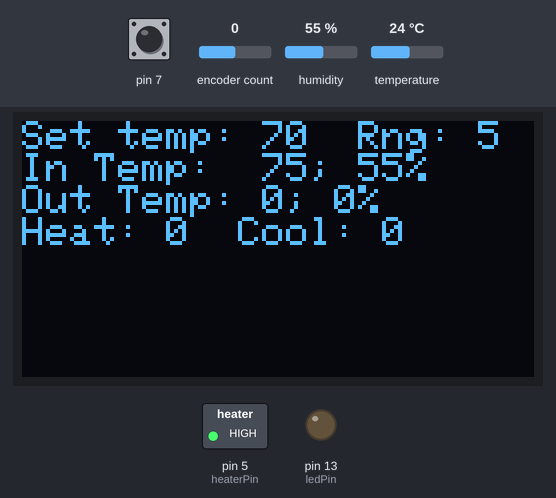
Bench run of a sketch on a simulated Arduino Uno, built with avr-gcc and run on an emulated ATmega328P. Shown: 128×64 one-colour display, switched loads named in the sketch (green lamp = pin HIGH), output pins drawn as LEDs (lit = HIGH). The inputs (shaded band) are chosen by the test bench; at power-on: pin 7 HIGH, encoder count 0, humidity 55 %, temperature 24 °C. Pins used as bus, display or sensor lines are not drawn.

Above: at 2.8 s.
2.9 s: pin 7 pulled LOW for 0.15 s
At 4.2 s:
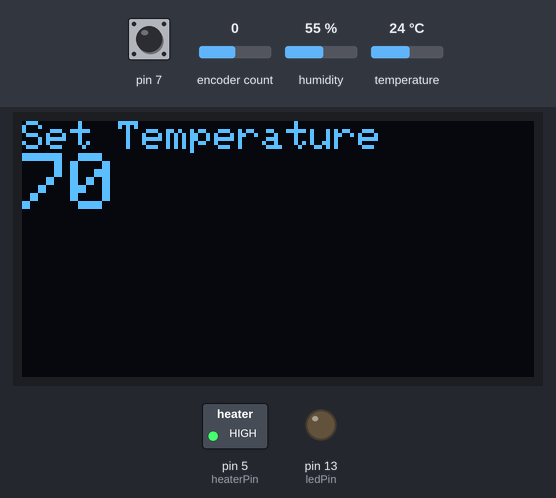
5.1 s: pin 7 pulled LOW for 0.15 s
At 7.0 s:
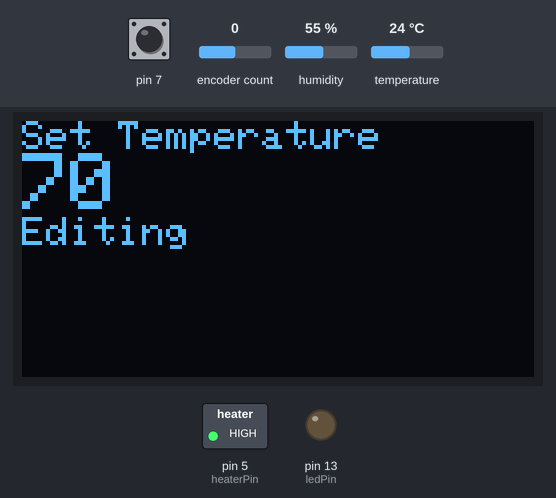
7.3 s: encoder count set to 4
At 8.4 s:
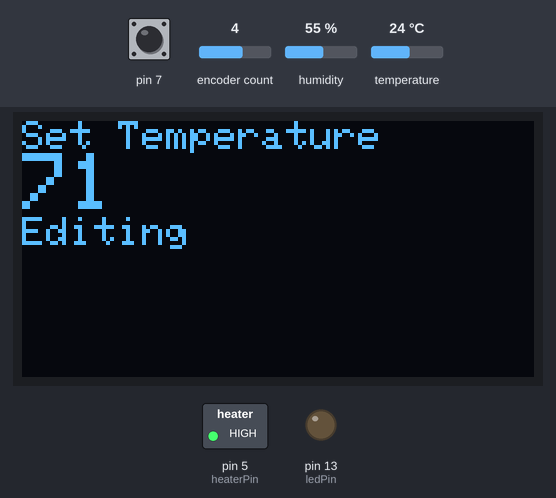
8.8 s: encoder count set to 8
At 9.6 s:
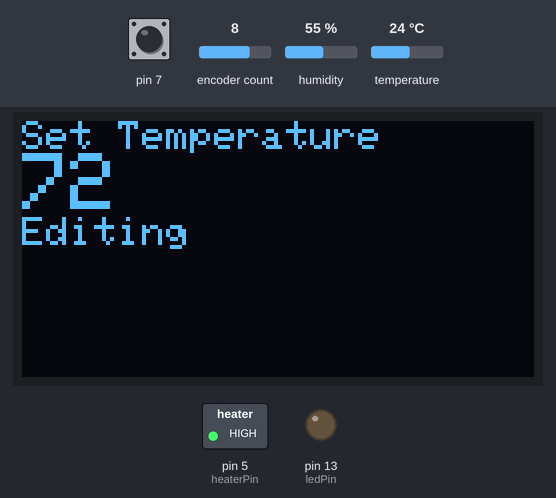
10.3 s: encoder count set to 12
At 10.7 s:
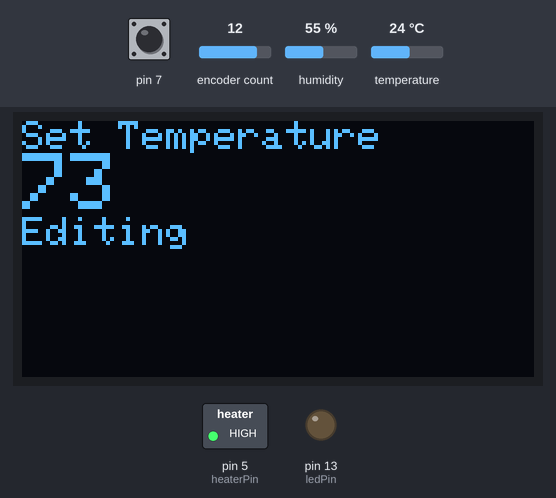
Timing chart, 0 to 12.8 s (numbered marks = the images above; inputs shaded):
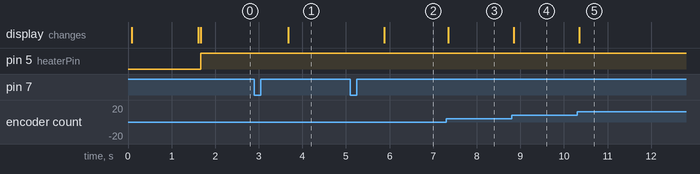

The sketch:

Grow-Room-Controller.ino
```cpp
#include <SPI.h>
#include <Wire.h>
#include <Adafruit_GFX.h>
#include <Adafruit_SSD1306.h>
#include <Adafruit_Sensor.h>
#include <DHT.h>
#include <TimerOne.h>
#include <ClickEncoder.h>

#include "definitions.h"
#include "displaySetup.h"
//#include "menu.h"

//function prototypes
int getTemp();
void heat(bool state);
void cool(bool state);
void updateDisplay();
void menuDisplay(char* heading, int data, boolean edit);
void timerIsr();
void menu();

void setup() {
  //temp probes
  pinMode(outTempProbe, INPUT);
  //relay setups
  pinMode(heaterPin, OUTPUT);
  pinMode(acPin, OUTPUT);

  //start the display
  displaySetup();

  //start the temperature sensor
  dht.begin();

  //debug setup
  pinMode(ledPin, OUTPUT);
  Serial.begin(9600);

  //Run menu setup to start encoder
  pointer[0]=menuItem0;
  pointer[1]=menuItem1;
  pointer[2]=exitMenuItem;
  encoder = new ClickEncoder(encDT, encCLK, encSW);
  Timer1.initialize(1000);
  Timer1.attachInterrupt(timerIsr);

  //
  pointer2[0] = &tempSet;
  pointer2[1] = &tempRng;
  pointer2[2] = 0;

  //Display finished setup on screen before starting loop
  display.println("Finished Setup");
  display.display();
  delay(1500);
  display.clearDisplay();
  display.setCursor(0,0);
  display.display();
}
/* --------------------- END SETUP --------------------- */

void loop() {
//  Serial.println("Loop");
  if(encoder->getButton() == ClickEncoder::Clicked)
    menu();

  unsigned long currentMillis = millis();
  if (currentMillis - previousMillis >= interval){
    previousMillis = currentMillis;

    //Refresh temperature
    getTemp();
//    Serial.print(inTemp);
    updateDisplay();

    if ( (inTemp <= tempSet + tempRng) && (inTemp >= tempSet - tempRng)){
//      Serial.println("Within Range");
      heat(LOW);
      cool(LOW);
    }
    if (inTemp > tempSet + tempRng){
//      Serial.println("Too Hot");
      cool(HIGH);
      heat(LOW);
    }
    else if (inTemp < tempSet - tempRng){
//      Serial.println("Too Cold");
      heat(HIGH);
      cool(LOW);
    }
  }
}
/* --------------------- END LOOP --------------------- */

int getTemp() {
  float t = dht.readTemperature(true);
  float h = dht.readHumidity();
  if (isnan(t) || isnan(h))
    Serial.println("Failed to read from DHT sensor!");
  else {
    inTemp = floor(t);
    inHumid = floor(h);
  }
  return floor(t);
}

void heat(bool state){
//  Serial.println("Heat: " + String(state));
  heatStatus = state;
  digitalWrite(heaterPin,!state);
  return;
}

void cool(bool state){
//  Serial.println("Cool: " + String(state));
  coolStatus = state;
  digitalWrite(acPin,!state);
  return;
}

void updateDisplay(){
  display.clearDisplay();
  display.setCursor(0,0);
  display.println("Set temp: " + String(tempSet) + "  Rng: " + String(tempRng));
  display.println("In Temp:  " + String(inTemp) + "; " + String(inHumid) + '%');
  display.println("Out Temp: " + String(outTemp) + "; " + String(outHumid) + '%');
  display.println("Heat: " + String(heatStatus) + "  Cool: " + String(coolStatus));
  display.display();
  return;
}

void menuDisplay(char* heading, int data = 0, boolean edit = 0){
//  Serial.print("Menu Display: ");
//  Serial.print(heading);
//  Serial.println(data);
  display.clearDisplay();
  display.setCursor(0,0);
  //heading
  display.println(heading);
  //data
  display.setTextSize(2);
  display.println(data);
  display.setTextSize(DEFAULT_TEXT_SIZE);
  //edit
  if(edit) display.println("Editing");
  display.display();
}

void timerIsr() {
  encoder->service();
}

void menu(){
  short last = -1;
  short value = 0;
  int old = 0;
  while(true){
    // ----------------- BEGIN MENU LOOP ----------------- \\
    value += (encoder->getValue());
    int newValue = floor(value/4);
    if ( newValue > ITEMS-1 || newValue < 0){
      value = old;
      newValue = last;
    }
    if (newValue != last){
      last = newValue;
      old = value;
      menuDisplay(pointer[newValue],*pointer2[newValue]);
    }
    if(encoder->getButton() == ClickEncoder::Clicked){
      if(newValue == 2) break;
      last = -1;
      int readValue = 0;
      while(encoder->getButton() == ClickEncoder::Open){
        readValue += encoder->getValue();
        menuDisplay(pointer[newValue],*pointer2[newValue]+(readValue/4), true);
      }
      *pointer2[newValue] += (readValue/4);
    }

  }
  // ----------------- END MENU LOOP ----------------- \\
  return;
}

//eof
```

definitions.h
```cpp
#define OLED_RESET 4

#define DHTPIN 2
#define DHTTYPE DHT11
DHT dht(DHTPIN, DHTTYPE);

#define DEFAULT_TEXT_SIZE 1

ClickEncoder *encoder;

//Default settings
short tempSet = 70;
short tempRng = 5;

//Variables
bool heatStatus = LOW;
bool coolStatus = LOW;

//Calibration Settings
short interval = 1000;
short inTemp = 0;
short inHumid = 0;
short outTemp = 0;
short outHumid = 0;
unsigned long previousMillis = 0;


//Pin # Settings
short outTempProbe = 0;
short heaterPin = 5;
short acPin = 4;

short ledPin = 13;

short encDT = 8;
short encCLK = 9;
short encSW = 7;


//Menu Variables
#define ITEMS 3
char menuItem0[16] = "Set Temperature";
char menuItem1[114] = "Temperature Range";
char exitMenuItem[5] = "Exit";
char *pointer[ITEMS];
short *pointer2[ITEMS];
```

displaySetup.h
```cpp
  Adafruit_SSD1306 display(OLED_RESET);

void displaySetup(){
  display.begin(SSD1306_SWITCHCAPVCC, 0x3C); //I2C address 0x3C
  display.setTextSize(1);
  display.setTextColor(WHITE);
  display.setCursor(0,0);

  /*//draw Adafruit splash
  display.display();
  delay(2000);
  display.clearDisplay();
  */

  //draw logo
  display.clearDisplay();
  display.println("Starting up...");
  display.display();

  /*
  //draw Rapidstrike logo
  display.drawBitmap(0, 0, rapidstrike, rapidstrikeWPixels, rapidstrikeHPixels, 1);
  display.display();
  delay(1000);
  display.invertDisplay(true); //invert image (for teh cool factor)
  delay(1500);
  for(int i=0; i<64; i+=5){ // drop the image out of the frame
    display.clearDisplay();
    display.drawBitmap(0, i, rapidstrike, rapidstrikeWPixels, rapidstrikeHPixels, 1);
    display.display();
  }
  display.invertDisplay(false); //fix inversion
  display.clearDisplay();
  display.display();
  */
}
```

Measured:
- after the input at 2.9 s, the display: changes after 0.78 s (image 1)
- after the input at 5.1 s, the display: changes after 0.78 s (image 2)
- after the input at 7.3 s, the display: changes after 0.05 s (image 3)
- after the input at 8.8 s, the display: changes after 0.05 s (image 4)
- after the input at 10.3 s, the display: changes after 0.05 s (image 5)
